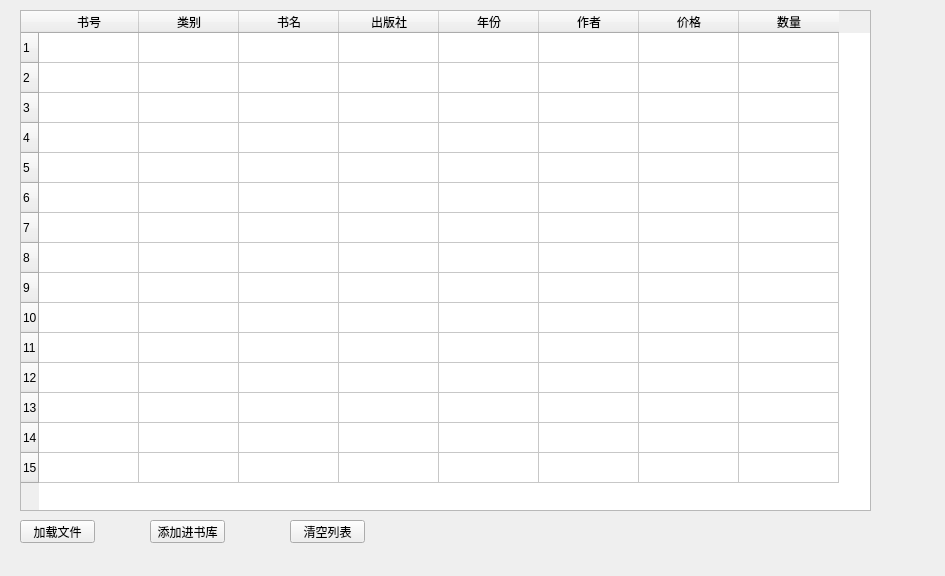
<?xml version="1.0" encoding="UTF-8"?>
<ui version="4.0">
 <class>multyadd</class>
 <widget class="QWidget" name="multyadd">
  <property name="geometry">
   <rect>
    <x>0</x>
    <y>0</y>
    <width>945</width>
    <height>576</height>
   </rect>
  </property>
  <property name="windowTitle">
   <string>multyadd</string>
  </property>
  <widget class="QTableWidget" name="tableWidget">
   <property name="geometry">
    <rect>
     <x>20</x>
     <y>10</y>
     <width>851</width>
     <height>501</height>
    </rect>
   </property>
   <property name="rowCount">
    <number>15</number>
   </property>
   <property name="columnCount">
    <number>8</number>
   </property>
   <row/>
   <row/>
   <row/>
   <row/>
   <row/>
   <row/>
   <row/>
   <row/>
   <row/>
   <row/>
   <row/>
   <row/>
   <row/>
   <row/>
   <row/>
   <column>
    <property name="text">
     <string>书号</string>
    </property>
   </column>
   <column>
    <property name="text">
     <string>类别</string>
    </property>
   </column>
   <column>
    <property name="text">
     <string>书名</string>
    </property>
   </column>
   <column>
    <property name="text">
     <string>出版社</string>
    </property>
   </column>
   <column>
    <property name="text">
     <string>年份</string>
    </property>
   </column>
   <column>
    <property name="text">
     <string>作者</string>
    </property>
   </column>
   <column>
    <property name="text">
     <string>价格</string>
    </property>
   </column>
   <column>
    <property name="text">
     <string>数量</string>
    </property>
   </column>
  </widget>
  <widget class="QPushButton" name="pushButton">
   <property name="geometry">
    <rect>
     <x>20</x>
     <y>520</y>
     <width>75</width>
     <height>23</height>
    </rect>
   </property>
   <property name="text">
    <string>加载文件</string>
   </property>
  </widget>
  <widget class="QPushButton" name="pushButton_2">
   <property name="geometry">
    <rect>
     <x>150</x>
     <y>520</y>
     <width>75</width>
     <height>23</height>
    </rect>
   </property>
   <property name="text">
    <string>添加进书库</string>
   </property>
  </widget>
  <widget class="QPushButton" name="pushButton_3">
   <property name="geometry">
    <rect>
     <x>290</x>
     <y>520</y>
     <width>75</width>
     <height>23</height>
    </rect>
   </property>
   <property name="text">
    <string>清空列表</string>
   </property>
  </widget>
 </widget>
 <layoutdefault spacing="6" margin="11"/>
 <resources/>
 <connections/>
</ui>
